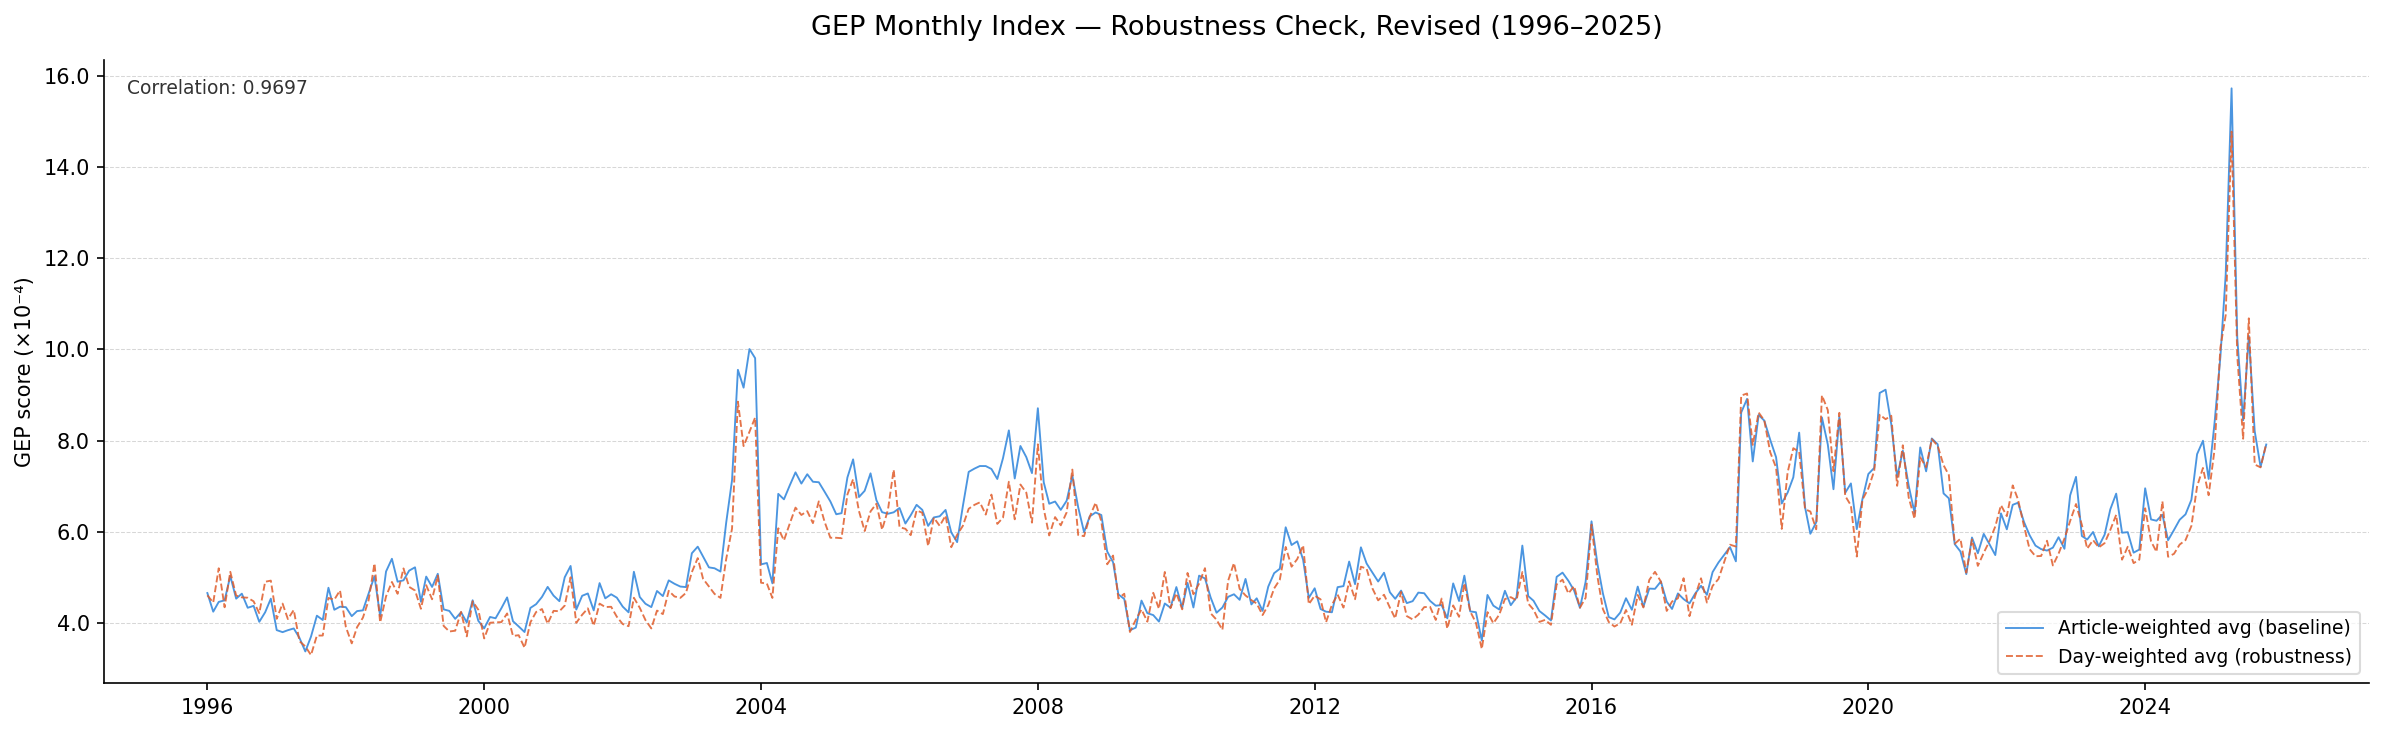

Recreate this plot in Python.
#!/usr/bin/env python3
# -*- coding: utf-8 -*-
"""
robustness_check_GEP_revised.py

Robustness check for the GTM-8 Revised GEP index:
compares article-weighted vs day-weighted monthly aggregation.

Usage:
    python robustness_check_GEP_revised.py
        --monthly_path <path/to/GEP_Monthly_Index.csv>
        --robust_path  <path/to/GEP_Monthly_Robustness.csv>
        --output_path  <path/to/robustness_check_GEP_revised.png>
"""

import argparse
import pandas as pd
import numpy as np
import matplotlib.pyplot as plt
import matplotlib.ticker as ticker


def main():
    parser = argparse.ArgumentParser()
    parser.add_argument("--monthly_path", type=str, required=True)
    parser.add_argument("--robust_path",  type=str, required=True)
    parser.add_argument("--output_path",  type=str, required=True)
    args = parser.parse_args()

    monthly = pd.read_csv(args.monthly_path)
    monthly['month'] = pd.to_datetime(monthly['month'])

    rob = pd.read_csv(args.robust_path)
    rob['month'] = pd.to_datetime(rob['month'])

    df = monthly[['month', 'GEP_monthly']].merge(
        rob[['month', 'GEP_monthly_daily_avg']], on='month', how='inner'
    )
    df['GEP_monthly_scaled']   = df['GEP_monthly']          * 10_000
    df['GEP_daily_avg_scaled'] = df['GEP_monthly_daily_avg'] * 10_000

    fig, ax = plt.subplots(figsize=(16, 5))

    ax.plot(df['month'], df['GEP_monthly_scaled'],
            color='#378ADD', linewidth=0.9, alpha=0.9,
            label='Article-weighted avg (baseline)')
    ax.plot(df['month'], df['GEP_daily_avg_scaled'],
            color='#E05C2A', linewidth=0.9, alpha=0.85, linestyle='--',
            label='Day-weighted avg (robustness)')

    corr = np.corrcoef(df['GEP_monthly_scaled'], df['GEP_daily_avg_scaled'])[0, 1]
    ax.text(0.01, 0.97, f'Correlation: {corr:.4f}',
            transform=ax.transAxes, fontsize=9, va='top', color='#333333')

    ax.set_title('GEP Monthly Index — Robustness Check, Revised (1996–2025)', fontsize=13, pad=12)
    ax.set_xlabel('')
    ax.set_ylabel('GEP score (×10⁻⁴)', fontsize=10)
    ax.yaxis.set_major_formatter(ticker.FormatStrFormatter('%.1f'))
    ax.legend(fontsize=9, framealpha=0.7)
    ax.grid(axis='y', linestyle='--', linewidth=0.5, alpha=0.5)
    ax.spines['top'].set_visible(False)
    ax.spines['right'].set_visible(False)

    plt.tight_layout()
    plt.savefig(args.output_path, dpi=150, bbox_inches='tight')
    print(f"Saved: {args.output_path}")
    print(f"Correlation between the two series: {corr:.4f}")


if __name__ == "__main__":
    main()
